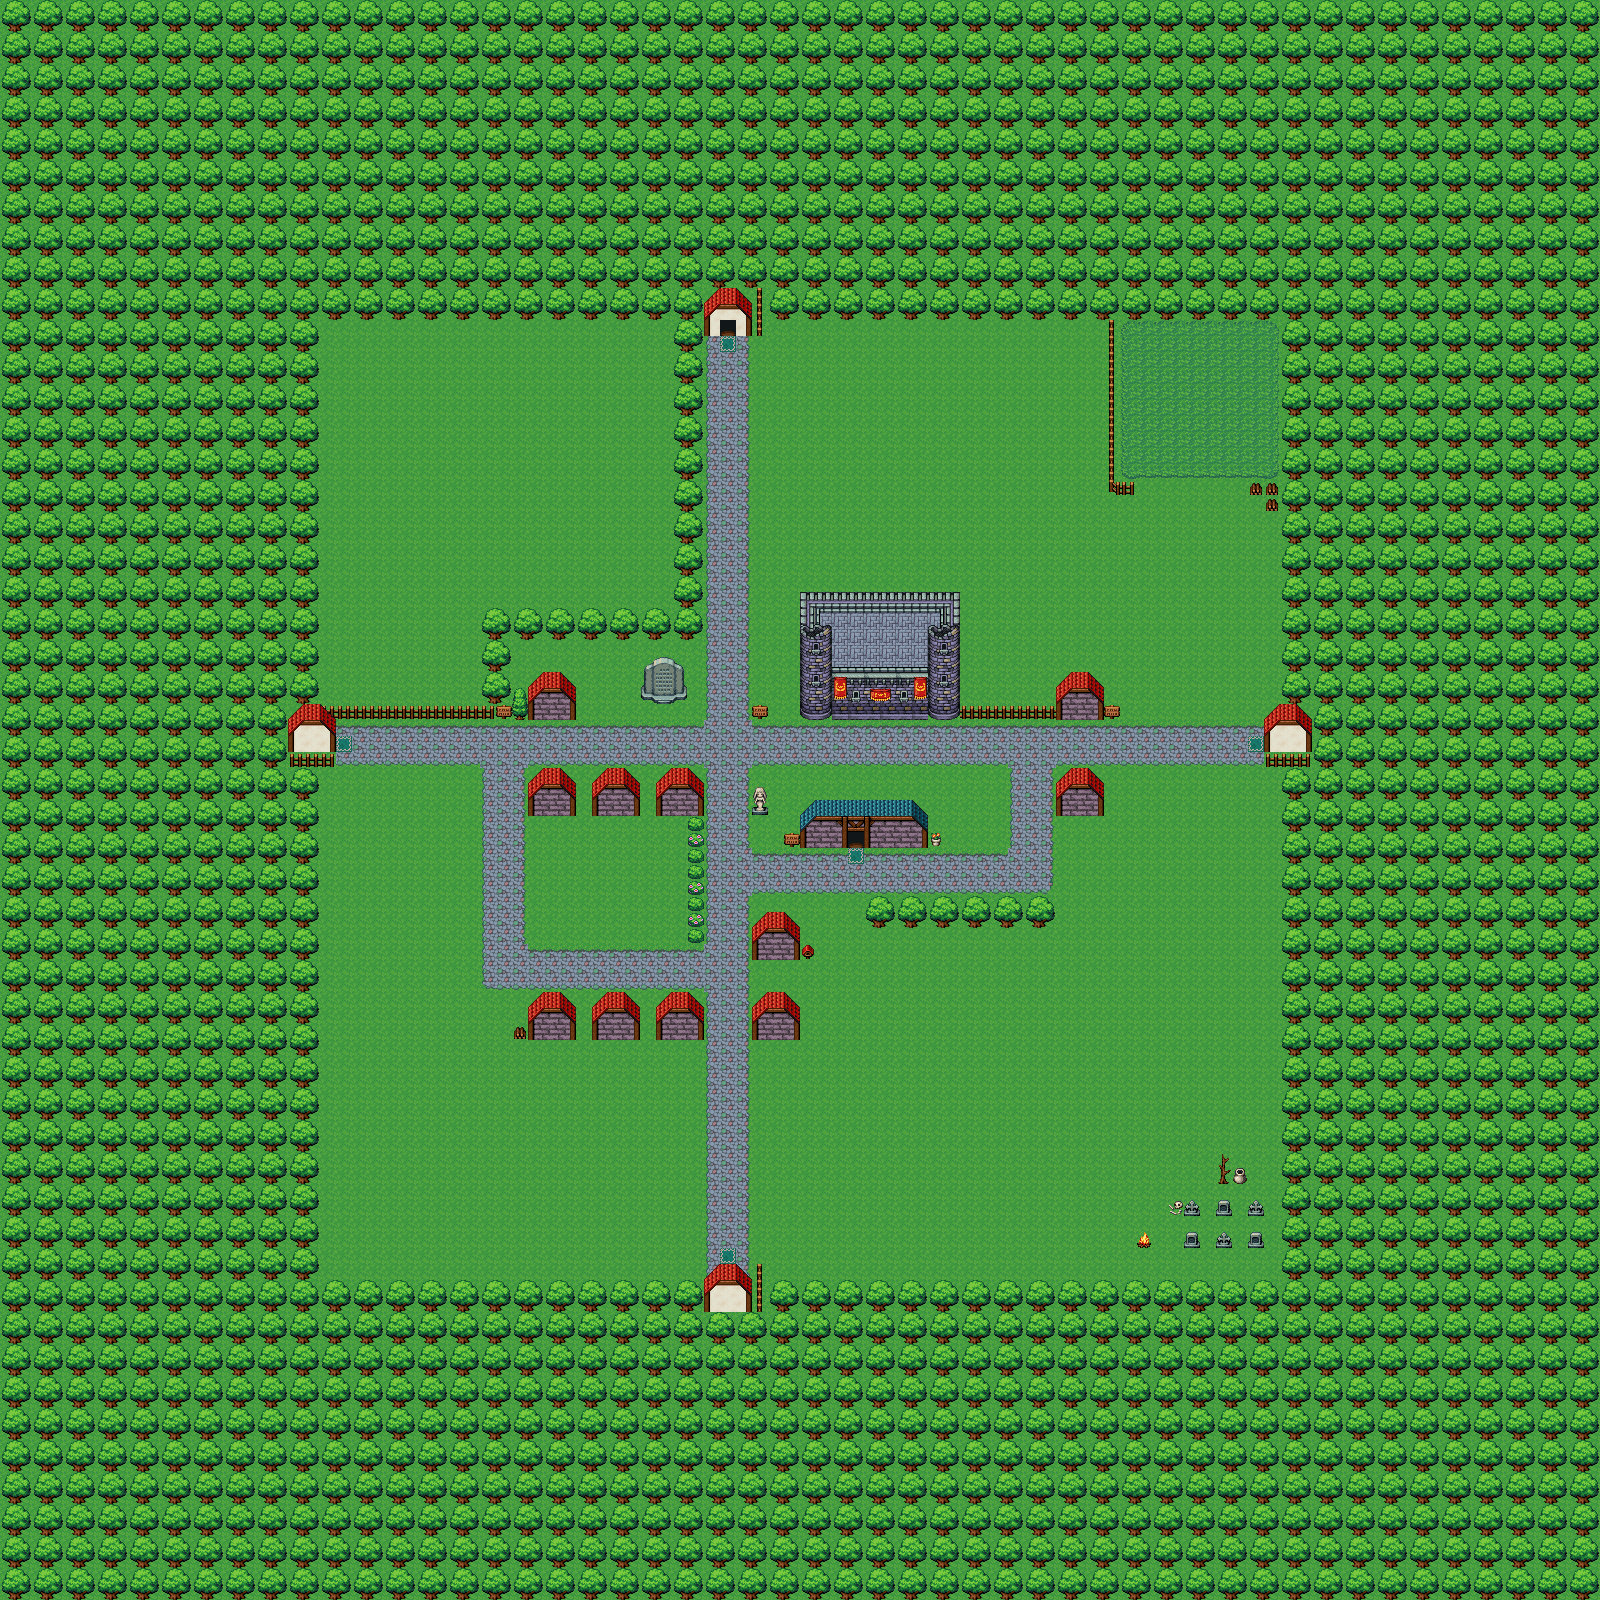

The image is a tile-based game level rendered from a .tmx file. Its description and source (layers, tilesets, objects; grid data summarised) follow:
An orthogonal 100x100 tile map with 16x16 px tiles, 3 tile layers (ground, obstacles, obstacles2), 2 tilesets and 11 objects.

<map version="1.10" tiledversion="1.11.0" orientation="orthogonal" renderorder="right-down" width="100" height="100" tilewidth="16" tileheight="16" infinite="0" nextlayerid="9" nextobjectid="52">
 <tileset firstgid="1" source="../tilesets/worldtiles/exterior.tsx" />
 <tileset firstgid="481" source="../tilesets/worldtiles/interior.tsx" />
 <layer id="1" name="ground" width="100" height="100">
  <data>[10000 cells, 10000 non-empty, 22 distinct tile ids]</data>
 </layer>
 <layer id="2" name="obstacles" width="100" height="100">
  <data>[10000 cells, 6783 non-empty, 78 distinct tile ids]</data>
 </layer>
 <layer id="3" name="obstacles2" width="100" height="100">
  <data>[10000 cells, 45 non-empty, 12 distinct tile ids]</data>
 </layer>
 <objectgroup id="7" name="teleport">
  <object id="37" x="1248" y="736" width="16" height="16">
   <properties>
    <property name="nextWorldMapName" value="passage_horizontal_east.tmx" />
    <property name="nextWorldMapTileX" type="int" value="20" />
    <property name="nextWorldMapTileY" type="int" value="24" />
    <property name="whenKeyPressed" value="PlayerInputKeyRight" />
   </properties>
  </object>
  <object id="45" x="848" y="832" width="16" height="16">
   <properties>
    <property name="nextWorldMapName" value="house_medium.tmx" />
    <property name="nextWorldMapTileX" type="int" value="29" />
    <property name="nextWorldMapTileY" type="int" value="27" />
    <property name="whenKeyPressed" value="PlayerInputKeyUp" />
   </properties>
  </object>
  <object id="46" x="720" y="1248" width="16" height="16">
   <properties>
    <property name="nextWorldMapName" value="passage_vertical_south.tmx" />
    <property name="nextWorldMapTileX" type="int" value="24" />
    <property name="nextWorldMapTileY" type="int" value="20" />
    <property name="whenKeyPressed" value="PlayerInputKeyDown" />
   </properties>
  </object>
  <object id="47" x="336" y="736" width="16" height="16">
   <properties>
    <property name="nextWorldMapName" value="passage_horizontal_west.tmx" />
    <property name="nextWorldMapTileX" type="int" value="29" />
    <property name="nextWorldMapTileY" type="int" value="24" />
    <property name="whenKeyPressed" value="PlayerInputKeyLeft" />
   </properties>
  </object>
  <object id="48" x="720" y="320" width="16" height="16">
   <properties>
    <property name="nextWorldMapName" value="passage_vertical_north.tmx" />
    <property name="nextWorldMapTileX" type="int" value="24" />
    <property name="nextWorldMapTileY" type="int" value="29" />
    <property name="whenKeyPressed" value="PlayerInputKeyUp" />
   </properties>
  </object>
 </objectgroup>
 <objectgroup id="8" name="enemies">
  <object id="38" x="704" y="720" width="16" height="16">
   <properties>
    <property name="spriteSheetImageName" value="orcs_1.png" />
   </properties>
  </object>
  <object id="39" x="800" y="848" width="16" height="16">
   <properties>
    <property name="spriteSheetImageName" value="orcs_1.png" />
   </properties>
  </object>
  <object id="40" x="800" y="720" width="16" height="16">
   <properties>
    <property name="spriteSheetImageName" value="orcs_1.png" />
   </properties>
  </object>
  <object id="41" x="784" y="768" width="16" height="16">
   <properties>
    <property name="spriteSheetImageName" value="orcs_1.png" />
   </properties>
  </object>
  <object id="49" x="592" y="704" width="16" height="16">
   <properties>
    <property name="spriteSheetImageName" value="orcs_1.png" />
   </properties>
  </object>
  <object id="51" x="464" y="768" width="16" height="16">
   <properties>
    <property name="spriteSheetImageName" value="orcs_1.png" />
   </properties>
  </object>
 </objectgroup>
</map>
